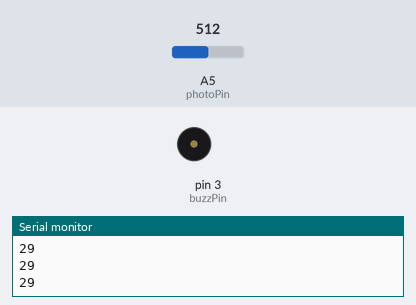
This sketch was run on a simulated Arduino Uno, built with avr-gcc and run on an emulated ATmega328P. On the bench: buzzer (waves = sounding), the last lines printed to the serial monitor. The inputs (shaded band) are chosen by the test bench; at power-on: A5 (photoPin) = 512.

Above: at 1.2 s.
1.3 s: A5 (photoPin) set to 197
2.8 s: A5 (photoPin) set to 168
At 4.0 s:
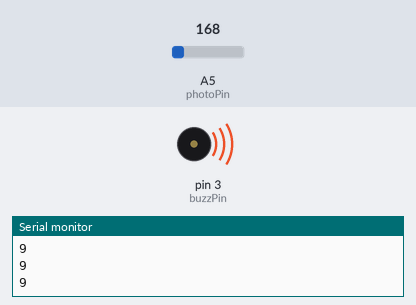
4.3 s: A5 (photoPin) set to 233
At 5.1 s:
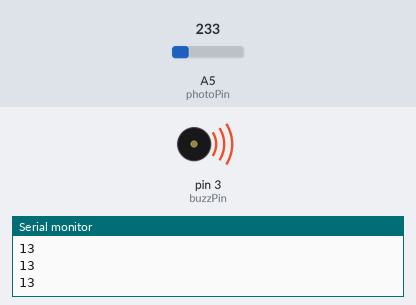
5.8 s: A5 (photoPin) set to 258
At 6.1 s:
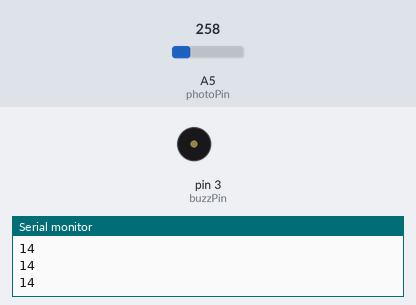
Timing chart, 0 to 8.3 s (numbered marks = the images above; inputs shaded):
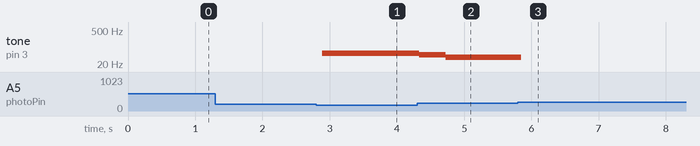

The sketch:

Photoresistor_Buzzer.ino
```cpp
int photoPin = A5;
int buzzPin = 3;
int buzzTime;
int lightVal;


void setup() {
  pinMode (photoPin, INPUT);
  Serial.begin (9600);
  pinMode (buzzPin, OUTPUT);
}

void loop() {
  lightVal = analogRead (photoPin);

  buzzTime = 9./150. * lightVal - (9./5.)+1;
  Serial.println (buzzTime);

  digitalWrite (buzzPin, HIGH);
  delay (buzzTime);
  digitalWrite (buzzPin, LOW);
  delay (buzzTime);

}
```

Measured:
- the behaviour switches between 180 and 179 on A5 (photoPin) (found by bisection; images 0 and 1)
- the behaviour switches between 246 and 247 on A5 (photoPin) (found by bisection; images 2 and 3)
- after the input at 2.8 s, tone on pin 3 (buzzPin): silent → 55 Hz after 0.09 s
- after the input at 4.3 s, tone on pin 3 (buzzPin): 55 Hz → 48 Hz at once, → 38 Hz 0.40 s later
- after the input at 5.8 s, tone on pin 3 (buzzPin): 38 Hz → silent after 0.05 s
